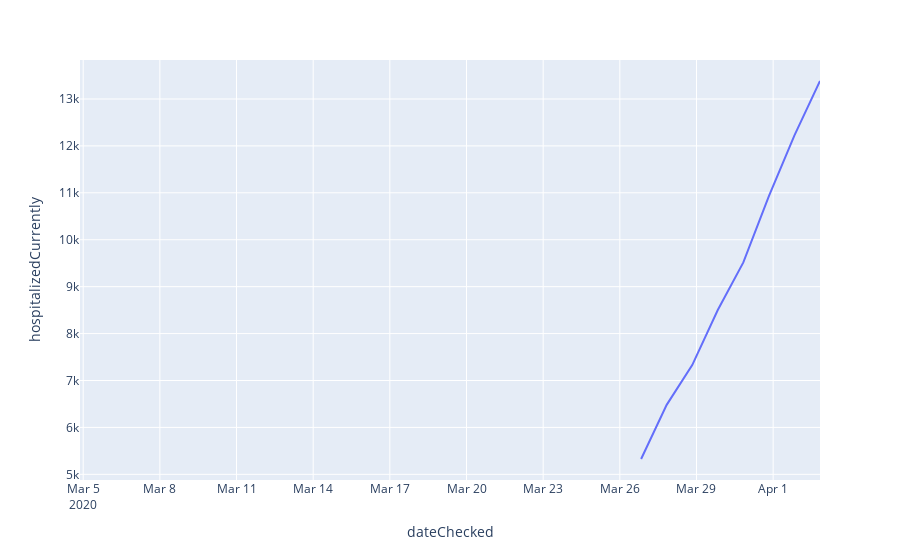

Notebook cell for this chart:
### Markdown cell above
Let's see how saturated NY hospitals still are:

### Code cell
fig = px.line(df3, x='dateChecked', y='hospitalizedCurrently')
fig.show()

### Figure 1 — Plotly figure (JSON) as saved in the notebook; plotly's stock layout.template omitted (floating-point values rounded to 4 significant figures)
{"data": [{"hoverlabel": {"namelength": 0}, "hovertemplate": "dateChecked=%{x}<br>hospitalizedCurrently=%{y}", "legendgroup": "", "line": {"color": "#636efa", "dash": "solid"}, "mode": "lines", "name": "", "showlegend": false, "type": "scatter", "x": ["2020-04-02T20:00:00Z", "2020-04-01T20:00:00Z", "2020-03-31T20:00:00Z", "2020-03-30T20:00:00Z", "2020-03-29T20:00:00Z", "2020-03-28T20:00:00Z", "2020-03-27T20:00:00Z", "2020-03-26T20:00:00Z", "2020-03-25T20:00:00Z", "2020-03-24T20:00:00Z", "2020-03-23T20:00:00Z", "2020-03-22T20:00:00Z", "2020-03-21T20:00:00Z", "2020-03-20T20:00:00Z", "2020-03-19T20:00:00Z", "2020-03-18T20:00:00Z", "2020-03-17T20:00:00Z", "2020-03-16T20:00:00Z", "2020-03-15T20:00:00Z", "2020-03-14T20:00:00Z", "2020-03-13T20:00:00Z", "2020-03-12T20:00:00Z", "2020-03-11T20:00:00Z", "2020-03-10T20:00:00Z", "2020-03-09T20:00:00Z", "2020-03-08T20:00:00Z", "2020-03-07T21:00:00Z", "2020-03-06T21:00:00Z", "2020-03-05T21:00:00Z", "2020-03-04T21:00:00Z"], "xaxis": "x", "y": [13383, 12226, 10929, 9517, 8503, 7328, 6481, 5327, null, null, null, null, null, null, null, null, null, null, null, null, null, null, null, null, null, null, null, null, null, null], "yaxis": "y"}], "layout": {"legend": {"tracegroupgap": 0}, "margin": {"t": 60}, "xaxis": {"anchor": "y", "domain": [0, 1], "title": {"text": "dateChecked"}}, "yaxis": {"anchor": "x", "domain": [0, 1], "title": {"text": "hospitalizedCurrently"}}}}
